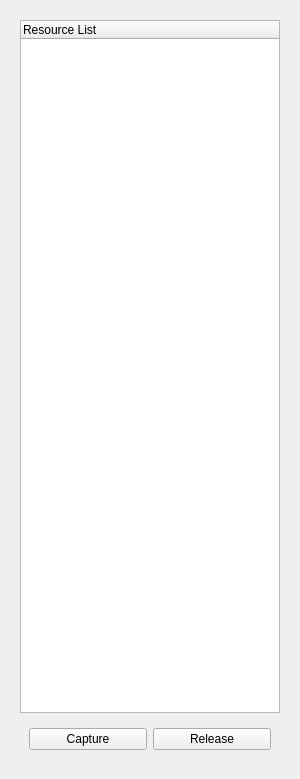
<?xml version="1.0" encoding="UTF-8"?>
<ui version="4.0">
 <class>concert_resource_chooser_widget</class>
 <widget class="QWidget" name="concert_resource_chooser_widget">
  <property name="enabled">
   <bool>true</bool>
  </property>
  <property name="geometry">
   <rect>
    <x>0</x>
    <y>0</y>
    <width>300</width>
    <height>779</height>
   </rect>
  </property>
  <property name="sizePolicy">
   <sizepolicy hsizetype="Preferred" vsizetype="Preferred">
    <horstretch>0</horstretch>
    <verstretch>0</verstretch>
   </sizepolicy>
  </property>
  <property name="windowTitle">
   <string>Concert Resource Chooser</string>
  </property>
  <layout class="QGridLayout" name="gridLayout">
   <item row="0" column="0">
    <layout class="QVBoxLayout" name="verticalLayout_3">
     <property name="leftMargin">
      <number>9</number>
     </property>
     <property name="topMargin">
      <number>9</number>
     </property>
     <property name="rightMargin">
      <number>9</number>
     </property>
     <property name="bottomMargin">
      <number>9</number>
     </property>
     <item>
      <widget class="QTreeWidget" name="resource_list_tree_widget">
       <property name="sizePolicy">
        <sizepolicy hsizetype="Preferred" vsizetype="Expanding">
         <horstretch>0</horstretch>
         <verstretch>0</verstretch>
        </sizepolicy>
       </property>
       <column>
        <property name="text">
         <string>Resource List</string>
        </property>
        <property name="background">
         <color>
          <red>255</red>
          <green>0</green>
          <blue>0</blue>
         </color>
        </property>
       </column>
      </widget>
     </item>
     <item>
      <layout class="QHBoxLayout" name="horizontalLayout_2">
       <property name="leftMargin">
        <number>9</number>
       </property>
       <property name="topMargin">
        <number>9</number>
       </property>
       <property name="rightMargin">
        <number>9</number>
       </property>
       <property name="bottomMargin">
        <number>9</number>
       </property>
       <item>
        <widget class="QPushButton" name="capture_resource_btn">
         <property name="text">
          <string>Capture</string>
         </property>
        </widget>
       </item>
       <item>
        <widget class="QPushButton" name="release_resource_btn">
         <property name="text">
          <string>Release</string>
         </property>
        </widget>
       </item>
      </layout>
     </item>
    </layout>
   </item>
  </layout>
 </widget>
 <resources/>
 <connections/>
</ui>
